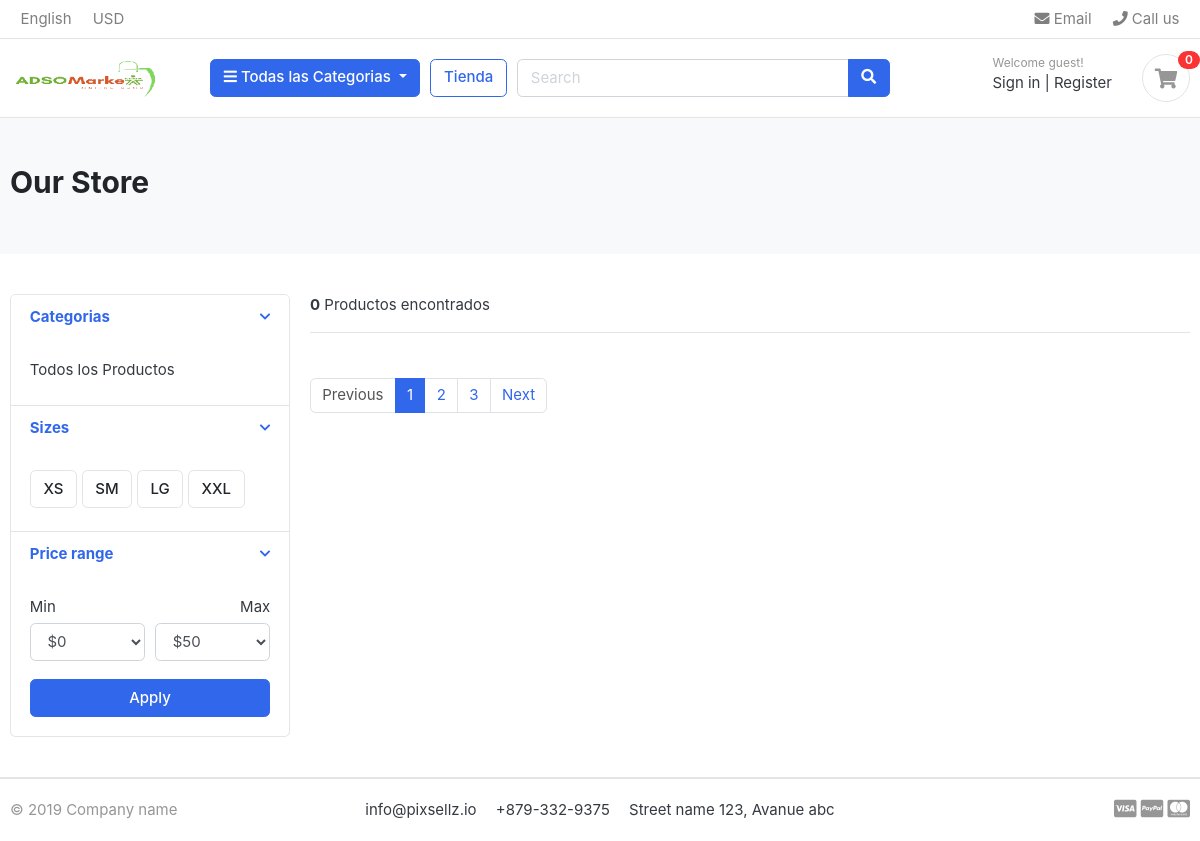
The page /Tienda/ on the database as committed earlier.
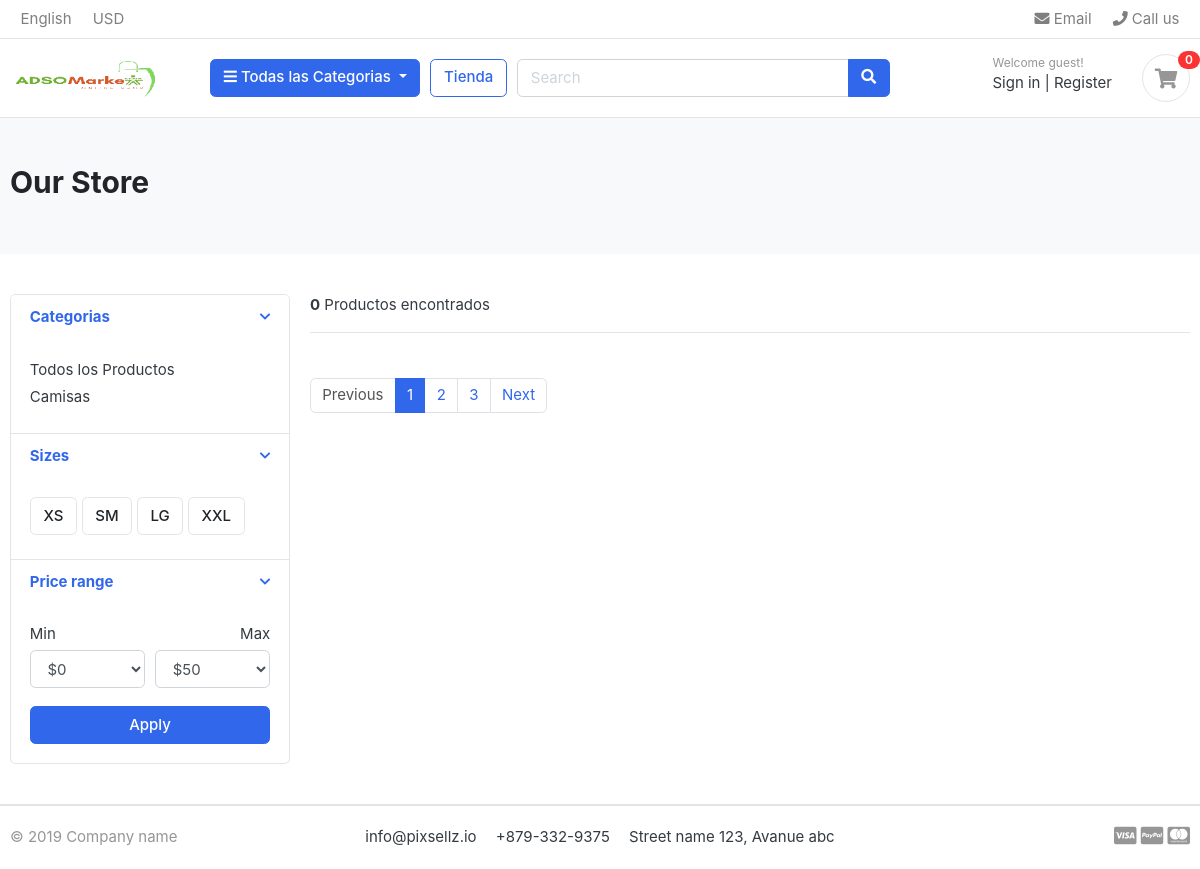
The same page on the database as committed later.
### Categorias/models.py (models this page shows, shortened)
class Categorias(models.Model):
    nombre_categoria = models.CharField(max_length=50, unique=True)
    slug = models.CharField(max_length=100, unique=True)
    descripcion = models.TextField(max_length=255, blank=True)
    imagen = models.ImageField(upload_to='fotos/categorias', blank=True)
    class Meta:
        verbose_name = "Categoria"
        verbose_name_plural = "Categorias"
    def get_url(self):
        return reverse('productos_by_categoria', args=[self.slug])

### Tienda/views.py (the view)
# urls.py: path('Tienda/', include('Tienda.urls')),
def Tienda(request, categoria_slug=None):
    categorias = None
    productos = None
    if categoria_slug != None:
        categorias = get_object_or_404(Categorias, slug=categoria_slug)
        productos = Producto.objects.filter(categoria=categorias, esta_disponible= True)
        producto_contador = productos.count()
    else:
        productos = Producto.objects.all().filter(esta_disponible=True)
        producto_contador = productos.count()
    context = {
        'productos': productos,
        'producto_contador': producto_contador,
    }
    return render(request, 'Tienda/Tienda.html', context)

### Categorias/context_processors.py (called while the page is built)
def menu_links(request):
    links = Categorias.objects.all()
    return dict(links=links)

### templates/Tienda/Tienda.html (shortened to what the changed rows need)
{% extends 'base.html' %}
{% block content %}
<section class="section-pagetop bg">
<div class="container">
    <h2 class="title-page">Our Store</h2>
</div>
</section>
<section class="section-content padding-y">
    <div class="container">
    <div class="row">
        <aside class="col-md-3">
    <div class="card">
        <article class="filter-group">
            <div class="filter-content collapse show" id="collapse_1" style="">
                <div class="card-body">
                    <ul class="list-menu">
                        {% for Categorias in links %}
                    <li><a href="{{Categorias.get_url}}">{{Categorias.nombre_categoria}}  </a></li>
                        {% endfor %}
                    </ul>
                </div>
            </div>
        </article>
    </div>
        </aside>
    </div>
    </div>
    </section>
{% endblock %}

Rows that differ between the two databases and show on the page:
added Categorias: nombre_categoria "Camisas"
